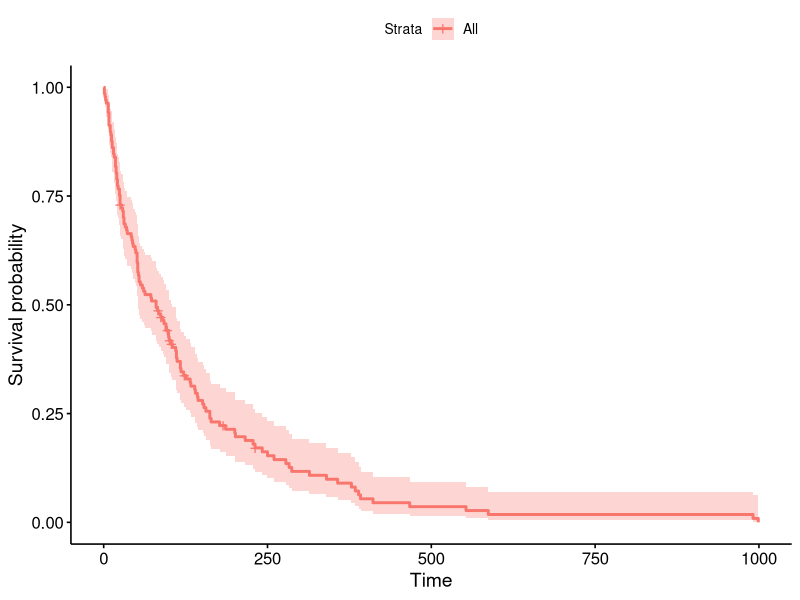
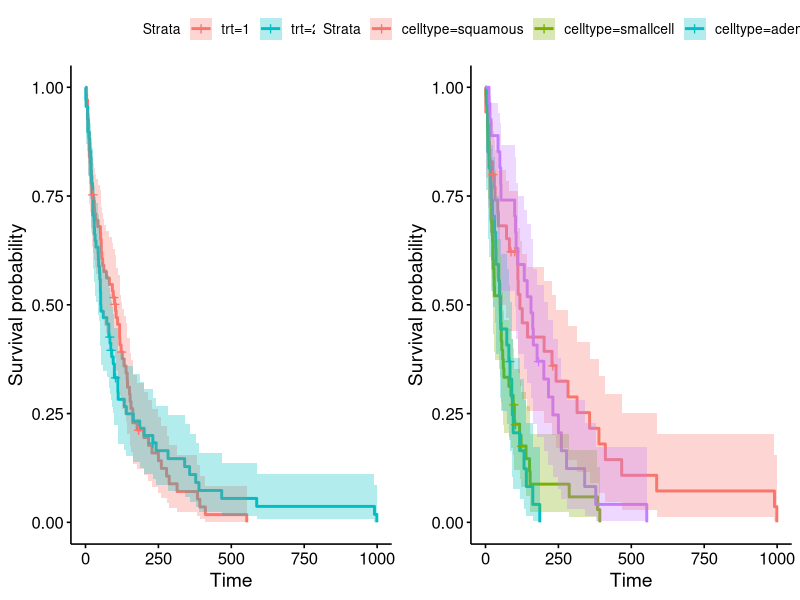
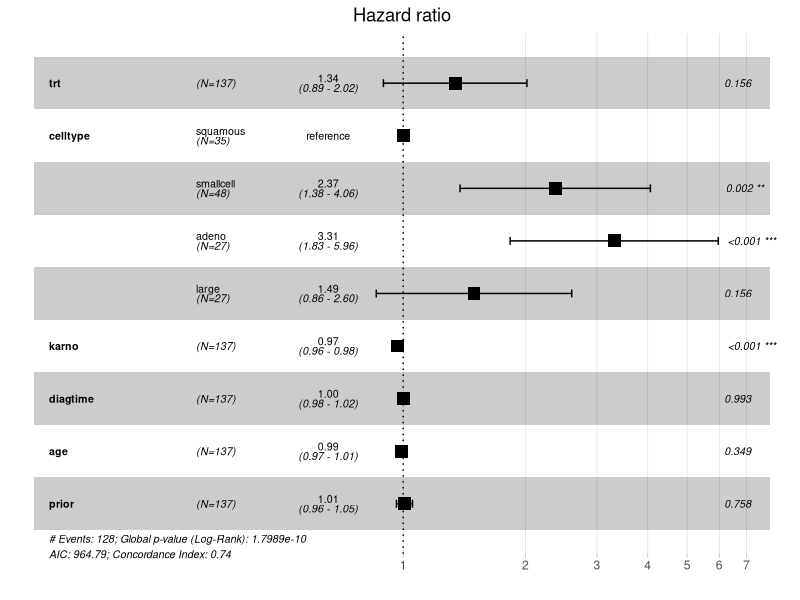
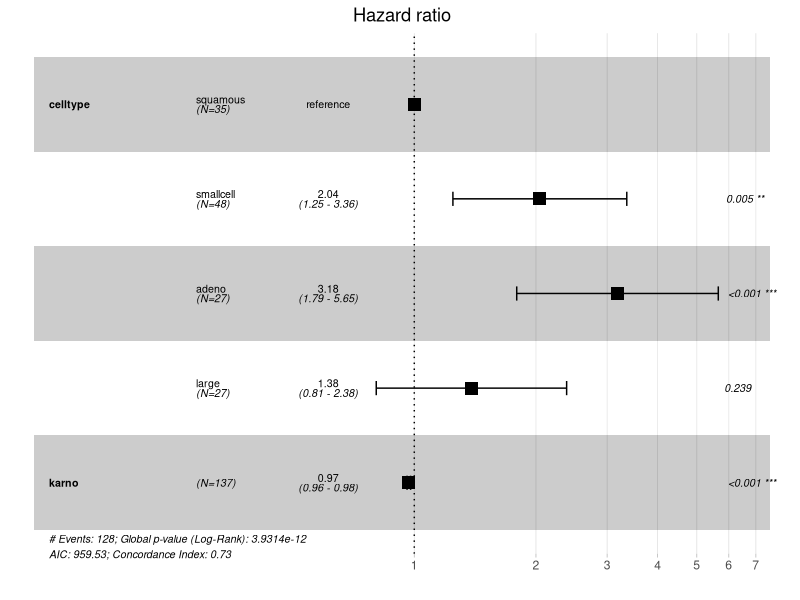
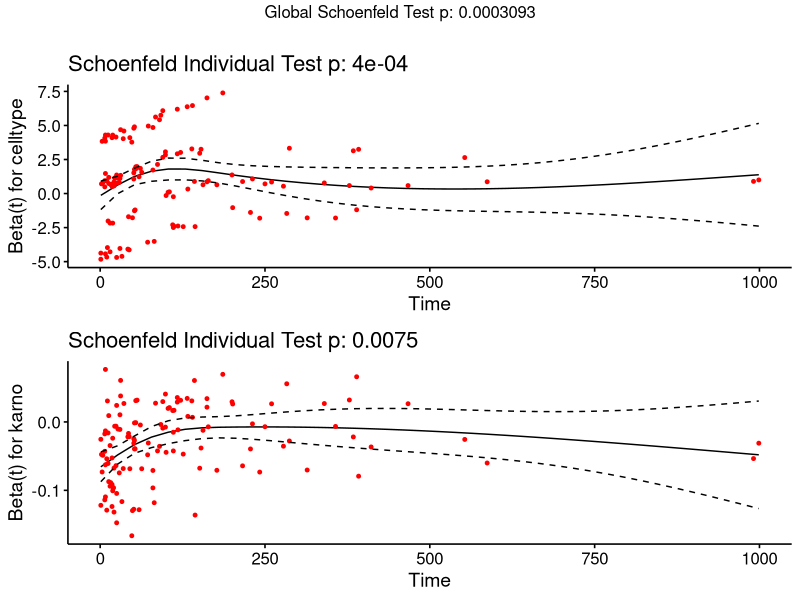
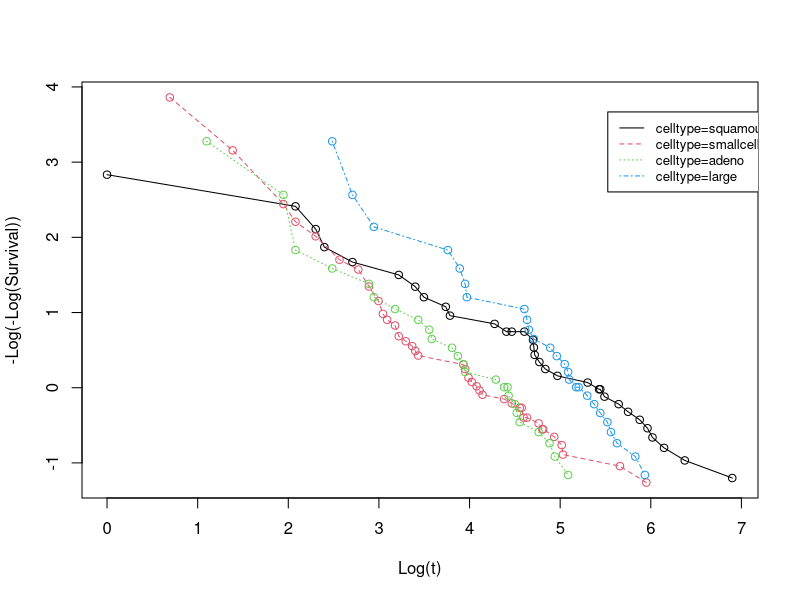
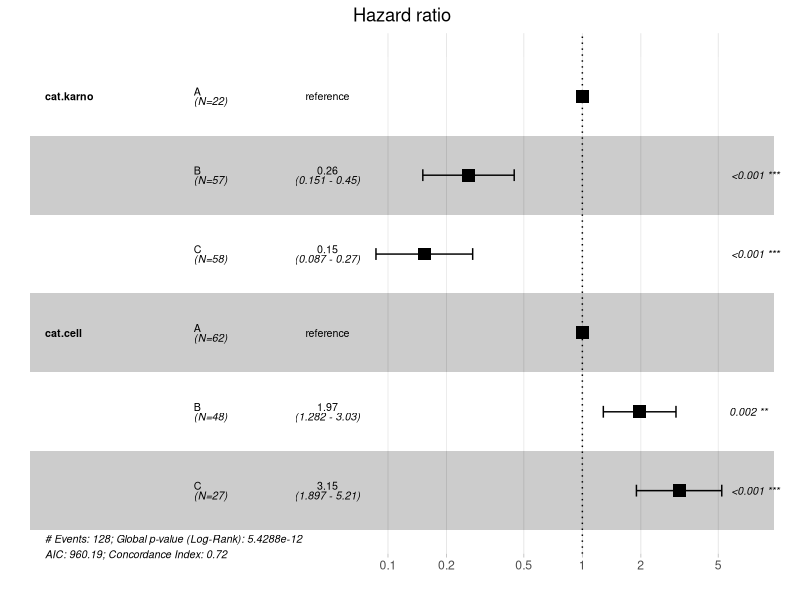
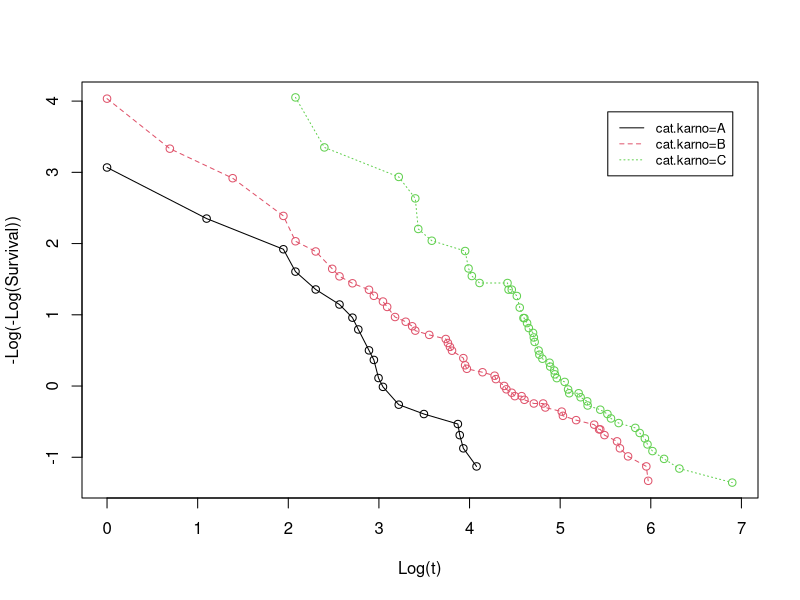

Write R code to recreate these figures, in order.
library(survival)
str(veteran)
?veteran

library(survminer)
km.as.one <- survfit(Surv(time, status)~ 1, data = veteran)
summary(km.as.one)
ggsurvplot(km.as.one, data = veteran)


library(gridExtra)
km.by.trt <- survfit(Surv(time, status)~trt, data = veteran, conf.type = "log-log")
p1 <- ggsurvplot(km.by.trt, data = veteran, conf.int = TRUE)

km.by.celltype <- survfit(Surv(time, status)~celltype, data = veteran, conf.type = "log-log")
p2 <- ggsurvplot(km.by.celltype, data = veteran, conf.int = TRUE)
grid.arrange(p1$plot, p2$plot,ncol = 2, nrow = 1)

survdiff(Surv(time, status)~trt, data = veteran, rho=0)
survdiff(Surv(time, status)~celltype, data = veteran, rho=0)


library("coin")
All.test<-function(survival_object,data){
  all.types = c("logrank", "Gehan-Breslow", "Tarone-Ware",
                "Peto-Peto", "Prentice", "Prentice-Marek",
                "Andersen-Borgan-Gill-Keiding",
                "Fleming-Harrington", "Gaugler-Kim-Liao", "Self")
  
  all.tests<-matrix(NaN,nrow=length(all.types),ncol=2)
  for( i in 1:length(all.types)){
    running.test<-logrank_test(survival_object, data = data,type = all.types[i],rho=0.5)  
    all.tests[i,]<-c(statistic(running.test),pvalue(running.test))
  }
  rownames(all.tests)<-all.types
  colnames(all.tests)<-c("value","p-value")
  return(all.tests)
}


All.test(Surv(time,  status) ~ factor(trt),veteran)
All.test(Surv(time,  status) ~ factor(celltype),veteran)

cmx <- coxph(Surv(time, status) ~., data=veteran)
summary(cmx)

ggforest(cmx , data = veteran)

library(MASS)
fitb = stepAIC(cmx, direction="backward", k=2)


ggforest(fitb , data = veteran)

(zph <- cox.zph(fitb , transform="identity"))
ggcoxzph(zph)


llplot <- function(x, 
                   main = NULL, 
                   ylab = "-Log(-Log(Survival))", xlab = "Log(t)") { 
  
  strata <- cbind(1:sum(x$strata), rep(1:length(x$strata), x$strata)) 
  ind <- split(strata[, 1], strata[, 2]) 
  
  finite.y <- is.finite(-log(-log(x$surv))) 
  ylim <- range(-log(-log(x$surv))[finite.y]) 
  
  xlim <- log(c(min(x$time), max(x$time))) 
  
  plot(xlim, ylim, type = "n", main = main, 
       ylab = ylab, xlab = xlab) 
  
  for (i in seq(along = ind)) 
  { 
    lines(log(x$time[ind[[i]]]), 
          -log(-log(x$surv[ind[[i]]])), 
          lty = i, col=i, type = "o") 
  } 
  
  legend(0.8*xlim[2], 0.95*ylim[2], legend=(names(x$strata)),
         col=seq(along = ind), lty=seq(along = ind), cex=0.8)
}

fit<-survfit(Surv(time, status) ~ celltype, data=veteran)
llplot(fit)

veteran$cat.karno <- as.factor(ifelse(veteran$karno < 40, 'A',
                                      ifelse(veteran$karno< 70, 'B', 
                                             ifelse(veteran$karno < 100, 'C'))))

veteran$cat.cell <- as.factor(ifelse(veteran$celltype == "squamous", 'A',
                                     ifelse(veteran$celltype == "large", 'A', 
                                            ifelse(veteran$celltype == "smallcell", 'B', 
                                                   ifelse(veteran$celltype == "adeno", 'C',NA)))))

fit.cat<-coxph(Surv(time, status) ~ cat.karno+cat.cell, data=veteran)
summary(fit.cat)
ggforest(fit.cat , data = veteran)    

zph <- cox.zph(fit.cat , transform="identity")
zph

fit.cat.karno<-survfit(Surv(time, status) ~cat.karno , data=veteran)
llplot(fit.cat.karno)

fit.cat.cell<-survfit(Surv(time, status) ~cat.cell , data=veteran)
llplot(fit.cat.cell)
          
